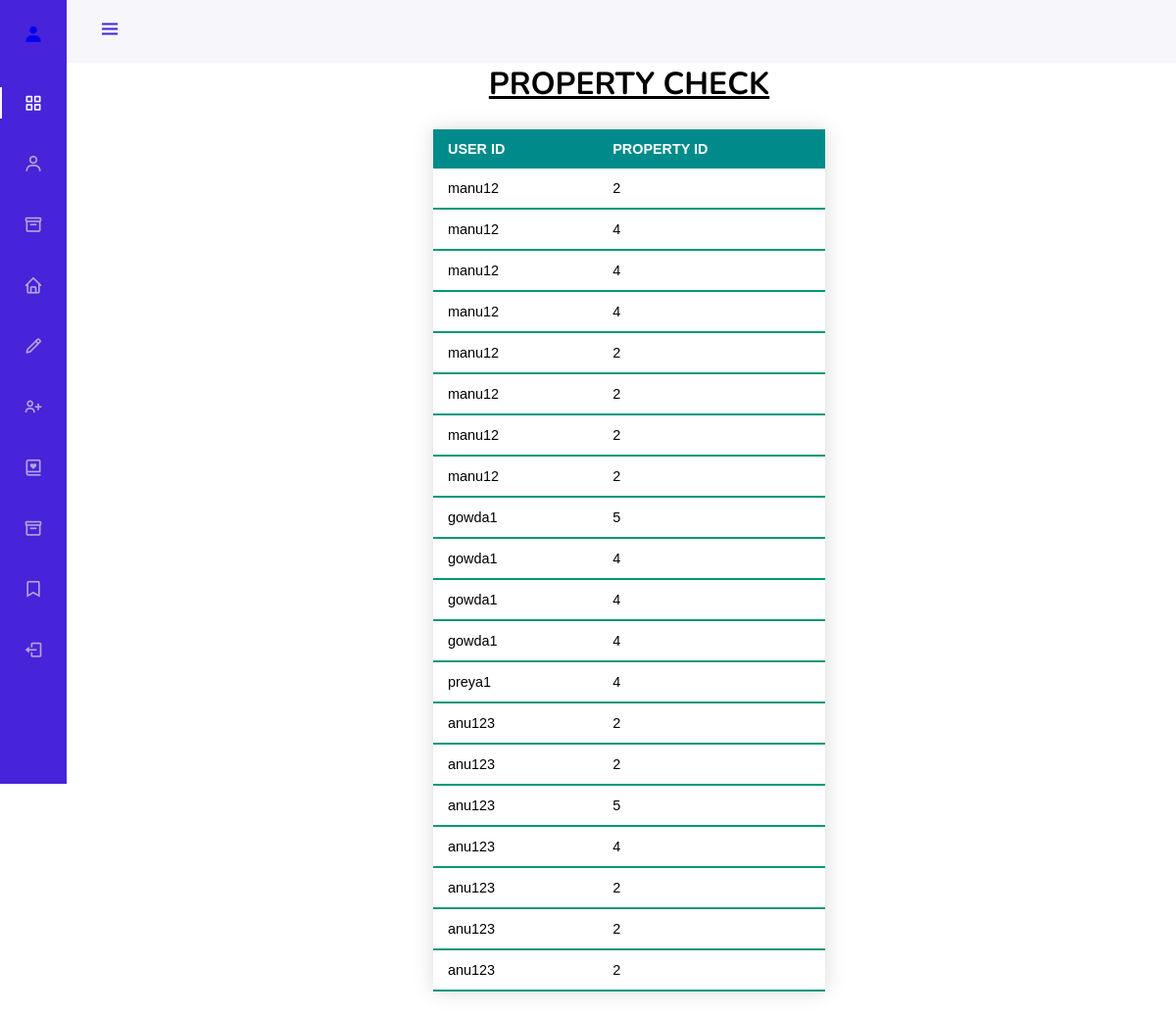
Page /fetch.php on the committed database.
### tables this page shows
CREATE TABLE `interested` (
  `user_id` varchar(15) NOT NULL,
  `property_id` int(50) NOT NULL,
  `logintime` datetime NOT NULL DEFAULT current_timestamp()
);

CREATE TABLE `user_reg` (
  `name` varchar(25) NOT NULL,
  `user_id` varchar(20) NOT NULL,
  `email_id` varchar(40) NOT NULL,
  `mobile_no` varchar(10) NOT NULL,
  `password` varchar(15) NOT NULL
);

### fetch.php (the view, shortened to what this page needs)
<!DOCTYPE html>
<html>
<head>
  <link rel="stylesheet" href="https://cdnjs.cloudflare.com/ajax/libs/font-awesome/4.7.0/css/font-awesome.min.css">
    <link rel="stylesheet" href="https://cdnjs.cloudflare.com/ajax/libs/font-awesome/4.7.0/css/font-awesome.min.css">
        <link href='https://cdn.jsdelivr.net/npm/boxicons@2.0.5/css/boxicons.min.css' rel='stylesheet'>
        <link rel="stylesheet" href="assets/css/styles.css">
</head>
  <body id="body-pd">
        <header class="header" id="header">
            <div class="header__toggle">
                <i class='bx bx-menu' id="header-toggle"></i>
            </div>
            <div class="header__img">
                <img src="" alt="">
            </div>
        </header>
        <div class="l-navbar" id="nav-bar">
            <nav class="nav">
                <div>
                    <a href="#" class="nav__logo">
                        <i class='bx bxs-user nav__icon'></i>
                    </a>
                    <div class="nav__list">
                        <a href="admindashboard.php" class="nav__link active">
                        <i class='bx bx-grid-alt nav__icon' ></i>
                        </a>
                        <a href="adminviewprofile.php" class="nav__link">
                            <i class='bx bx-user nav__icon' ></i>
                        </a>
                        <a href="adminay.php" class="nav__link">
                            <i class='bx bx-box nav__icon' ></i>
                        </a>
                        <a href="propadd.php" class="nav__link">
                            <i class='bx bx-home nav__icon' ></i>
                        </a>
                            <a href="up2.php" class="nav__link">
                            <i class='bx bx-pencil nav__icon' ></i>
                            <span class="nav__name">Update/Delete</span></a>
                       <a href="newadreg.html" class="nav__link">
                            <i class='bx bx-user-plus nav__icon'></i>
                        </a>
                      <a href="fetch.php" class="nav__link">
                            <i class='bx bx-book-heart nav__icon'></i>
                        </a>
                        <a href="viewfeedback.php" class="nav__link">
                            <i class='bx bx-box nav__icon' ></i>
                        </a>
                         <a href="blog.php" class="nav__link">
                                <i class='bx bx-bookmark nav__icon' ></i>
                            </a>
                        <a href="home.html" class="nav__link">
                            <i class='bx bx-log-out nav__icon'></i>
                        </a>
                    </div>
                </div>
            </nav>
        </div>
             <center>
            <div class="form-wrap">
               <h1><u>PROPERTY CHECK</u></h1>
        <table class="styled-table" cellpadding="15"  method="post">
          <thead>
        <tr>
            <th width="90"><strong><b>USER ID</b></strong></th>
            <th width="124"><strong><b>PROPERTY ID</b></strong></th>
        </tr>
      </thead>
      <?php
         $conn= mysqli_connect("localhost","root","","realestate");
             $sql= "SELECT * FROM interested";
             $result= mysqli_query($conn, $sql);
                if (mysqli_num_rows($result) > 0)
                    while($row = mysqli_fetch_assoc($result))
                    {
                      $sql2="SELECT user_id,name,email_id FROM user_reg WHERE user_id='".$row['user_id']."'";
                      $result2=mysqli_query($conn,$sql2);
                      $row2=mysqli_fetch_assoc($result2);
                    ?>
                    <tbody>
                     <tr >
                       <td ><?php echo $row2['user_id']; ?></td>
                       <td><?php echo $row['property_id']; ?></td>
                     </tr>
                     </tbody>
                    <?php
                    }
                echo "</table>";
        ?>
</div>
      </center>
     </body>
</html>

### assets/css/styles.css (style rules this page uses)
:root { --header-height: 3rem; --nav-width: 68px; --first-color: #4723D9; --first-color-light: #AFA5D9; --white-color: #F7F6FB; --body-font: 'Nunito', sans-serif; --normal-font-size: 1rem; --z-fixed: 100; }
*,::before,::after { box-sizing: border-box; }
body { position: relative; margin: var(--header-height) 0 0 0; padding: 0 1rem; font-family: var(--body-font); font-size: var(--normal-font-size); transition: .5s; }
a { text-decoration: none; }
.header { width: 100%; height: var(--header-height); position: fixed; top: 0; left: 0; display: flex; align-items: center; justify-content: space-between; padding: 0 1rem; background-color: var(--white-color); z-index: var(--z-fixed); transition: .5s; }
.header__toggle { color: var(--first-color); font-size: 1.5rem; cursor: pointer; }
.header__img { width: 35px; height: 35px; display: flex; justify-content: center; border-radius: 50%; overflow: hidden; }
.header__img img { width: 40px; }
.l-navbar { position: fixed; top: 0; left: -30%; width: var(--nav-width); height: 100vh; background-color: var(--first-color); padding: .5rem 1rem 0 0; transition: .5s; z-index: var(--z-fixed); }
.nav { height: 100%; display: flex; flex-direction: column; justify-content: space-between; overflow: hidden; }
.nav__logo, .nav__link { display: grid; grid-template-columns: max-content max-content; align-items: center; column-gap: 1rem; padding: .5rem 0 .5rem 1.5rem; }
.nav__logo { margin-bottom: 2rem; }
.nav__link { position: relative; color: var(--first-color-light); margin-bottom: 1.5rem; transition: .3s; }
.nav__icon { font-size: 1.25rem; }
.active { color: var(--white-color); }
.active::before { content: ''; position: absolute; left: 0; width: 2px; height: 32px; background-color: var(--white-color); }
@media screen and (min-width: 768px) { body { margin: calc(var(--header-height) + 1rem) 0 0 0; padding-left: calc(var(--nav-width) + 2rem); } }
@media screen and (min-width: 768px) { .header { height: calc(var(--header-height) + 1rem); padding: 0 2rem 0 calc(var(--nav-width) + 2rem); } }
@media screen and (min-width: 768px) { .header__img { width: 40px; height: 40px; } }
@media screen and (min-width: 768px) { .header__img img { width: 45px; } }
@media screen and (min-width: 768px) { .l-navbar { left: 0; padding: 1rem 1rem 0 0; } }

### fetch.php (style rules this page uses)
.styled-table { border-collapse: collapse; margin: 25px 0; font-size: 0.9em; font-family: sans-serif; min-width: 400px; box-shadow: 0 0 20px rgba(0, 0, 0, 0.15); }
.styled-table thead tr { background-color: #008B8B; color: #ffffff; text-align: left; }
.styled-table th, .styled-table td { padding: 12px 15px; }
.styled-table tbody tr { border-bottom: 1px solid #dddddd; }
.styled-table tbody tr:last-of-type { border-bottom: 2px solid #009879; }

### rows in the picture
interested: user_reg.user_id "manu12", property "2"
interested: user_reg.user_id "manu12", property "4"
interested: user_reg.user_id "manu12", property "4"
interested: user_reg.user_id "manu12", property "4"
interested: user_reg.user_id "manu12", property "2"
interested: user_reg.user_id "manu12", property "2"
interested: user_reg.user_id "manu12", property "2"
interested: user_reg.user_id "manu12", property "2"
interested: user_reg.user_id "gowda1", property "5"
interested: user_reg.user_id "gowda1", property "4"
interested: user_reg.user_id "gowda1", property "4"
interested: user_reg.user_id "gowda1", property "4"
interested: user_reg.user_id "preya1", property "4"
interested: user_reg.user_id "anu123", property "2"
interested: user_reg.user_id "anu123", property "2"
interested: user_reg.user_id "anu123", property "5"
interested: user_reg.user_id "anu123", property "4"
interested: user_reg.user_id "anu123", property "2"
interested: user_reg.user_id "anu123", property "2"
interested: user_reg.user_id "anu123", property "2"
